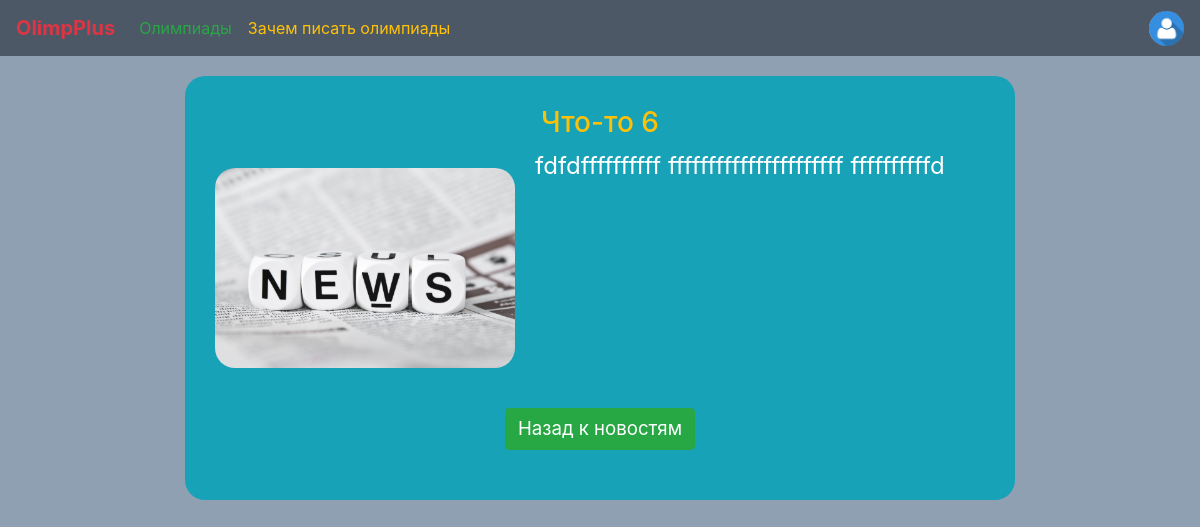
Page /particular_news/1 (signed in) on the earlier database version.
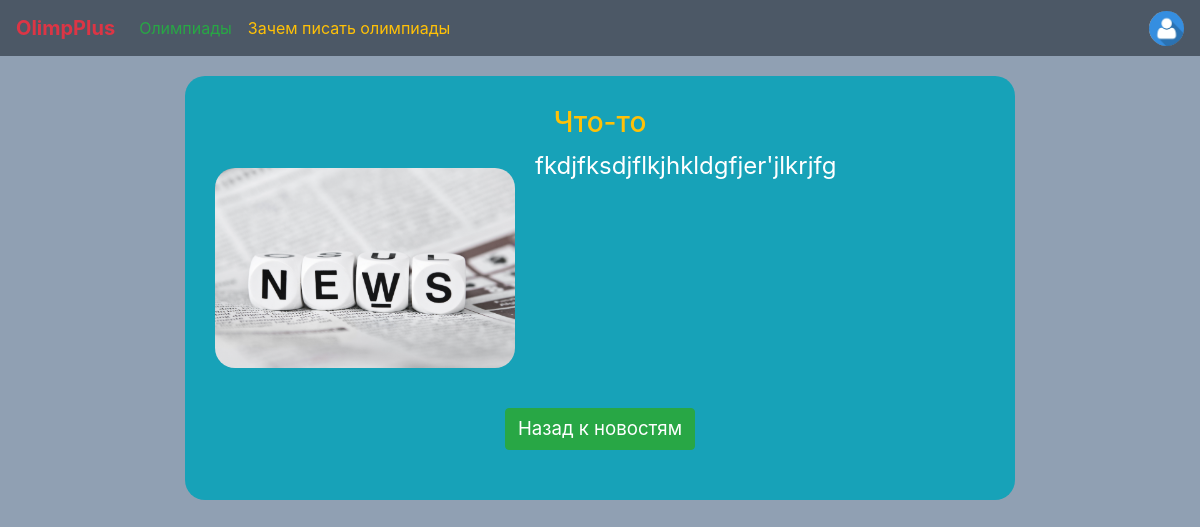
Same page on the later database version.
### data/tables/olimpiadsGroupNews.py (models this page shows)
class OlimpiadsGroupNews(SqlAlchemyBase):
    __tablename__ = 'olimpiad_group_news'
    id = sqlalchemy.Column(sqlalchemy.Integer, primary_key=True, autoincrement=True)
    title = sqlalchemy.Column(sqlalchemy.String)
    description = sqlalchemy.Column(sqlalchemy.String)
    text = sqlalchemy.Column(sqlalchemy.String)
    photo = sqlalchemy.Column(sqlalchemy.String)
    date = sqlalchemy.Column(sqlalchemy.DateTime, default=datetime.datetime.now)
    olimpiad_group_id = sqlalchemy.Column(sqlalchemy.Integer, sqlalchemy.ForeignKey('olimpiads_groups.id'))

### main.py (the view)
@app.route('/particular_news/<int:news_id>')
def particular_news(news_id):
    db_session = create_session()
    item = db_session.query(OlimpiadsGroupNews).filter(OlimpiadsGroupNews.id == news_id).first()
    paragraphs = item.text.split('\n\n')
    return render_template("particular_news.html", news=item, paragraphs=paragraphs)

### data/database/all_for_session.py (called while the page is built)
def create_session() -> Session:
    global __factory
    return __factory()

### main.py (called while the page is built)
@login_manager.user_loader
def load_user(user):
    db_session = create_session()
    return db_session.query(User).get(user)

### templates/particular_news.html (shortened to what this page needs)
{% extends "base.html" %}
{% block content %}
    <div class="info_block text-white bg-info">
        <h3 class="text-center text-warning">{{ news.title }}</h3>
        <img src="{{ news.photo }}" onerror="this.src='../static/img/news/default.jpg'"
            width="300px" class="news_picture">
        {% for paragraph in paragraphs %}
            <p style="font-size: 18pt">
                {{ paragraph }}
            </p>
        {% endfor %}
        <div class="text-center" style="margin-top: 20px">
            <a class="btn btn-success" href='/' style="margin: 20px auto; font-size: 14pt">Назад к новостям</a>
        </div>
    </div>
{% endblock %}

Differences in the rows shown:
changed OlimpiadsGroupNews: title "Что-то 6" → "Что-то"; text "fdfdffffffffff ffffffffffffffffffffff ffffffffffd" → "fkdjfksdjflkjhkldgfjer'jlkrjfg"
